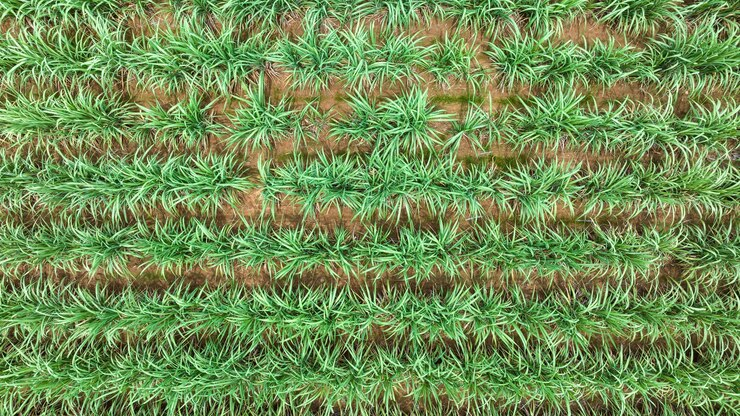
#> input picture dataset_inference/frame_5.jpg, 740 x 416 px
$ python divide_orthomosaic.py --input dataset_inference/frame_5.jpg --output out
#> lines starting #> are read from the running program, lines starting #| are printed output that depends on the picture
'''
Descrição: O script divide uma imagem TIFF em blocos (frames) menores do tamanho especificado
           e salva cada bloco como um arquivo PNG. Cria um diretório de saída e processa a
           imagem em blocos, salvando cada um com um nome sequencial.
Data:      05/08/2024
'''

# Importação das bibliotecas
import os  # Manipulação de arquivos e diretórios
import argparse  # Argumentos na linha de comando
import cv2  # Manipulação de dados de imagem

# Configuração dos argumentos de comando
parser = argparse.ArgumentParser(description='Divisão de imagem TIFF em blocos.')
parser.add_argument('--input', type=str, required=True, help='Caminho de entrada da imagem TIFF.')
parser.add_argument('--output', type=str, required=True, help='Diretório de saída das imagens.')
args = parser.parse_args()

# Tamanho do bloco
frame_size = (256, 256)  # (largura, altura)

# Carrega a imagem TIFF
image = cv2.imread(args.input, cv2.IMREAD_UNCHANGED)
#> image is the input picture: shape (416, 740, 3); mean B, G, R 84.8, 142.9, 113.5
image_height, image_width = image.shape[:2]
#> image_height = 416; image_width = 740

# Cria o diretório de saída, se não existir
os.makedirs(args.output, exist_ok=True)

# Obtém o tamanho do bloco
frame_width, frame_height = frame_size

# Contador para os blocos
count = 0

# Divide a imagem em blocos e salva cada um como um arquivo PNG
for x1 in range(0, image_width, frame_width):  # Itera sobre a altura da imagem
    for y1 in range(0, image_height, frame_height):  # Itera sobre a largura da imagem
        # Define a caixa de recorte para o bloco
        x2 = min(x1 + frame_width, image_width)  # Cálculo da coordenada x final
        y2 = min(y1 + frame_height, image_height)  # Cálculo da coordenada y final

        # Recorta o bloco da imagem
        frame = image[y1:y2, x1:x2]

        # Verifica se o bloco tem o tamanho correto
        if frame.shape[0] == frame_height and frame.shape[1] == frame_width:
            # Define o nome do arquivo e salva como PNG
            frame_filename = os.path.join(args.output, f"frame_{count:04d}.png")
            cv2.imwrite(frame_filename, frame)

            # Exibe uma mensagem de progresso
            print(f"Frame {count:04d} salvo como {frame_filename}")

            # Contador de blocos processados
            count += 1
#> this loop made 3 passes
#> pass 1, `cv2.imwrite(frame_filename, frame)`:
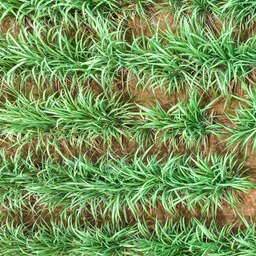
#> saved as frame_0000.png: shape (256, 256, 3); mean B, G, R 89, 148.8, 117.7
#> pass 2, `cv2.imwrite(frame_filename, frame)`:
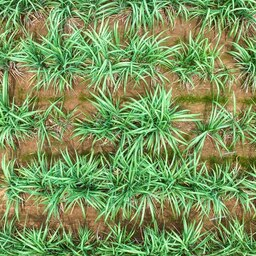
#> saved as frame_0001.png: shape (256, 256, 3); mean B, G, R 91.6, 149.5, 123
#> after the loop, count = 2

# Exibe o número total de blocos salvos
print(f"Total de imagens salvas: {count}")
#| Total de imagens salvas: 2

$ run again, on dataset_inference/frame_10.png
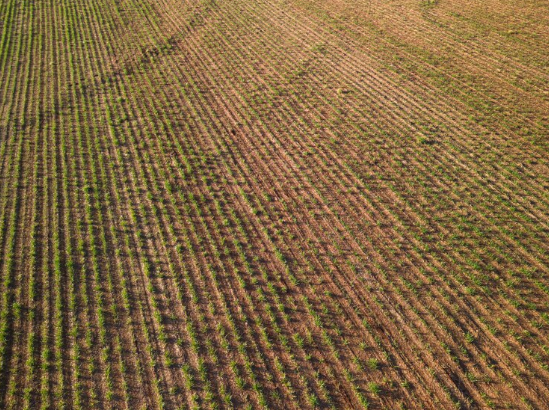
#> input picture dataset_inference/frame_10.png, 549 x 410 px
#> image is the input picture: shape (410, 549, 4); mean B, G, R, A 64.2, 102.9, 128.8, 255
#> the loop `for x1 in range(0, image_width, frame_width):` made 3 passes
#> pass 1, `cv2.imwrite(frame_filename, frame)`:
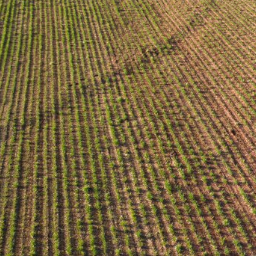
#> saved as frame_0000.png: shape (256, 256, 4); mean B, G, R, A 63.4, 103.9, 124.4, 255
#> pass 2, `cv2.imwrite(frame_filename, frame)`:
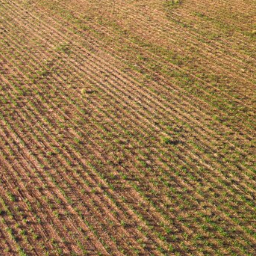
#> saved as frame_0001.png: shape (256, 256, 4); mean B, G, R, A 75.1, 118.4, 151.2, 255
#> after the loop `for x1 in range(0, image_width, frame_width):`: count = 2
#| Total de imagens salvas: 2

$ run again, on dataset_inference/frame_2.png
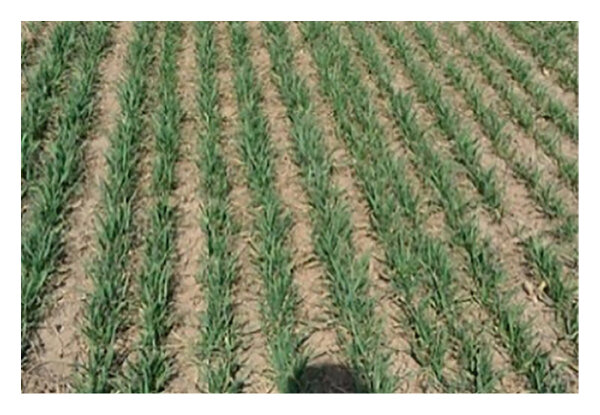
#> input picture dataset_inference/frame_2.png, 600 x 415 px
#> image is the input picture: shape (415, 600, 3); mean B, G, R 120, 148.1, 142.8
#> the loop `for x1 in range(0, image_width, frame_width):` made 3 passes
#> pass 1, `cv2.imwrite(frame_filename, frame)`:
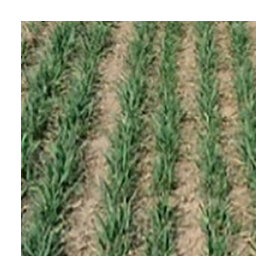
#> saved as frame_0000.png: shape (256, 256, 3); mean B, G, R 115.2, 144.1, 135.9
#> pass 2, `cv2.imwrite(frame_filename, frame)`:
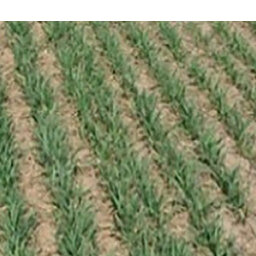
#> saved as frame_0001.png: shape (256, 256, 3); mean B, G, R 108.2, 141.7, 135.1
#> after the loop `for x1 in range(0, image_width, frame_width):`: count = 2
#| Total de imagens salvas: 2

$ run again, on dataset_inference/frame_3.png
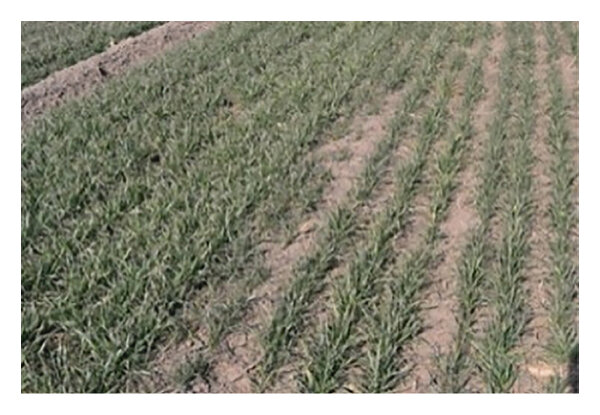
#> input picture dataset_inference/frame_3.png, 600 x 415 px
#> image is the input picture: shape (415, 600, 3); mean B, G, R 127.4, 142.8, 143.8
#> the loop `for x1 in range(0, image_width, frame_width):` made 3 passes
#> pass 1, `cv2.imwrite(frame_filename, frame)`:
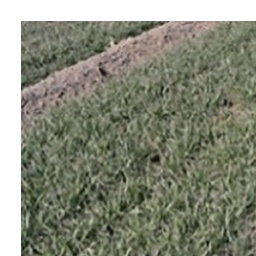
#> saved as frame_0000.png: shape (256, 256, 3); mean B, G, R 121.1, 137.1, 134.3
#> pass 2, `cv2.imwrite(frame_filename, frame)`:
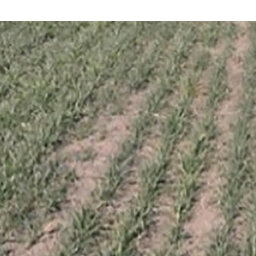
#> saved as frame_0001.png: shape (256, 256, 3); mean B, G, R 122.3, 140.2, 143.2
#> after the loop `for x1 in range(0, image_width, frame_width):`: count = 2
#| Total de imagens salvas: 2
